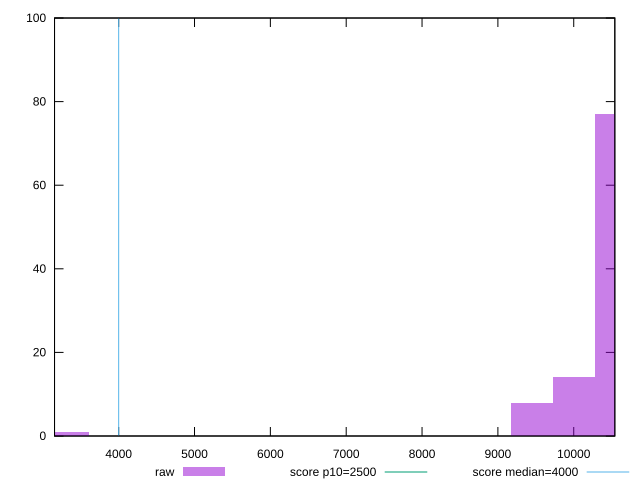

Write the gnuplot code that produced this figure.
reset

$raw <<EOF
3335.6196579194648 1
10562.795583411638 77
9450.92236410515 8
10006.858973758393 14
EOF

set key outside below
set boxwidth 555.9366096532441
set xrange [3154.3100000000004:10541.802]
set yrange [0:100]
set trange [0:100]
set style fill transparent solid 0.5 noborder

set parametric
set terminal svg size 640, 490 enhanced background rgb 'white'
set output "reports/report_00033_2021-03-01T14-23-16.841Z/largest-contentful-paint/samples/astro-inner-cached/raw/histogram.svg"

plot $raw title "raw" with boxes, \
     2500,t title "score p10=2500", \
     4000,t title "score median=4000"

reset
